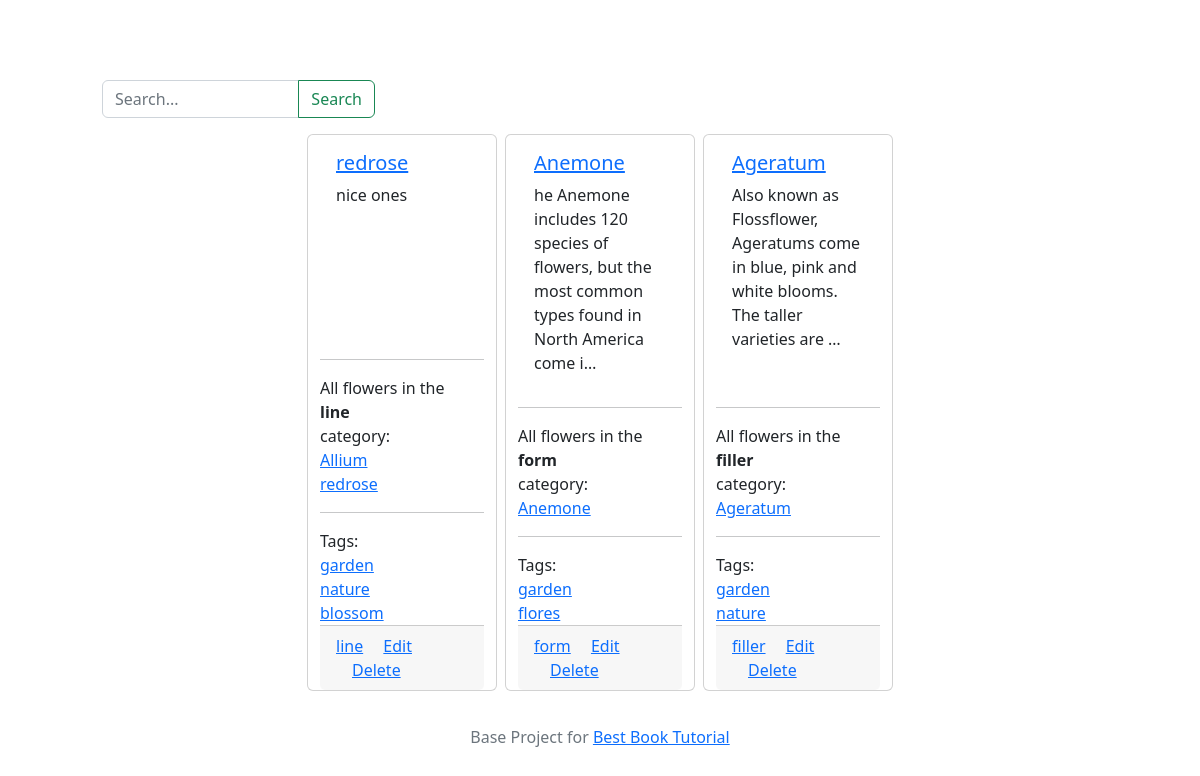
Screenshot of /tags/garden/ with the database file from the repository.
### myapp/models.py (models this page shows, shortened)
class Flower(models.Model):
    title = models.CharField(max_length = 255, default = '')
    description = models.TextField(default='')
    slug = models.SlugField(blank = True, default = '')
    category = models.ForeignKey(Category, null=True, on_delete = models.PROTECT)
    tags = models.ManyToManyField(Tag)
    def __str__(self) -> str:
        return self.title

class Category(models.Model):
    title = models.CharField(max_length = 255, default = '')
    def __str__(self) -> str:
        return self.title

class Tag(models.Model):
    title = models.CharField(max_length=255, default='')
    slug = models.SlugField(blank=True, default = '')
    def __str__(self) -> str:
        return self.title

### myapp/views.py (the view)
# urls.py: path('tags/<slug:slug>/',myapp_views.tags,name='tags'),
def tags(request, slug=None):
    flowers = Flower.objects.filter(tags__slug = slug)
    return render(request, 'myapp/index.html',{'flowers': flowers})

### myapp/templates/myapp/index.html
{% extends 'base/base.html' %}
{% block content %}
<div class="container">
  <div class="row">
      <nav>
          <form method="get" action="/" class="form-inline mt-2 mt-md-0 col-lg-3 col-md-4 col-sm-6 mx-5 ">
              <div class="input-group">
              <input id="q" name="q" value="{{ request.GET.q }}" class="form-control mr-sm-2" type="text" placeholder="Search..." aria-label="Search">
              <button type="submit" class="btn btn-outline-success my-2 my-sm-0">Search</button>
              </div>
          </form>
      </nav>
  </div>
</div>
<div class="row my-3 justify-content-center">
{% for flower in flowers %}
  <div class="card col-lg-2 col-md-5 mx-1">
    <div class="card-body">
        <h5 class="card-title"><a href="{% url 'detail' flower.slug %}">{{ flower.title }}</a></h5>
        <p class="card-text">{{ flower.description | truncatechars:100 }}</p>
    </div>
    <hr>
    All flowers in the <strong>{{ flower.category }}</strong>category:
    {% for c_flower in flower.category.flower_set.all %}
    <a href="{% url 'detail' c_flower.slug %}">{{ c_flower }}</a>
    {% endfor %}
    <hr>
    Tags:
    {% for tag in flower.tags.all %}
    <a href="{% url 'tags' tag.slug %}">{{ tag }}</a>
    {% endfor %}
    <div class="card-footer">
        <a href="#" class="card-link">{{ flower.category }}</a>
        <a href="adminmyapp/flower/{{ flower.id }}/change" class="card-link">Edit</a>
        <a href="adminmyapp/flower/{{ flower.id }}/delete" class="card-link">Delete</a>
    </div>
  </div>
{% endfor %}
</div>
{% endblock %}

### base/static/base/custome_css/site.css (style rules this page uses)
body { padding-top: 5rem; }

### rows the page displays
Flower: title "redrose", description "nice ones", category "line"
Flower: title "Allium"
Tag: title "garden"
Tag: title "nature"
Tag: title "blossom"
Flower: title "Anemone", description "he Anemone includes 120 species of flowers, but the most common types found in North America come i…", category "form"
Tag: title "flores"
Flower: title "Ageratum", description "Also known as Flossflower, Ageratums come in blue, pink and white blooms. The taller varieties are …", category "filler"
